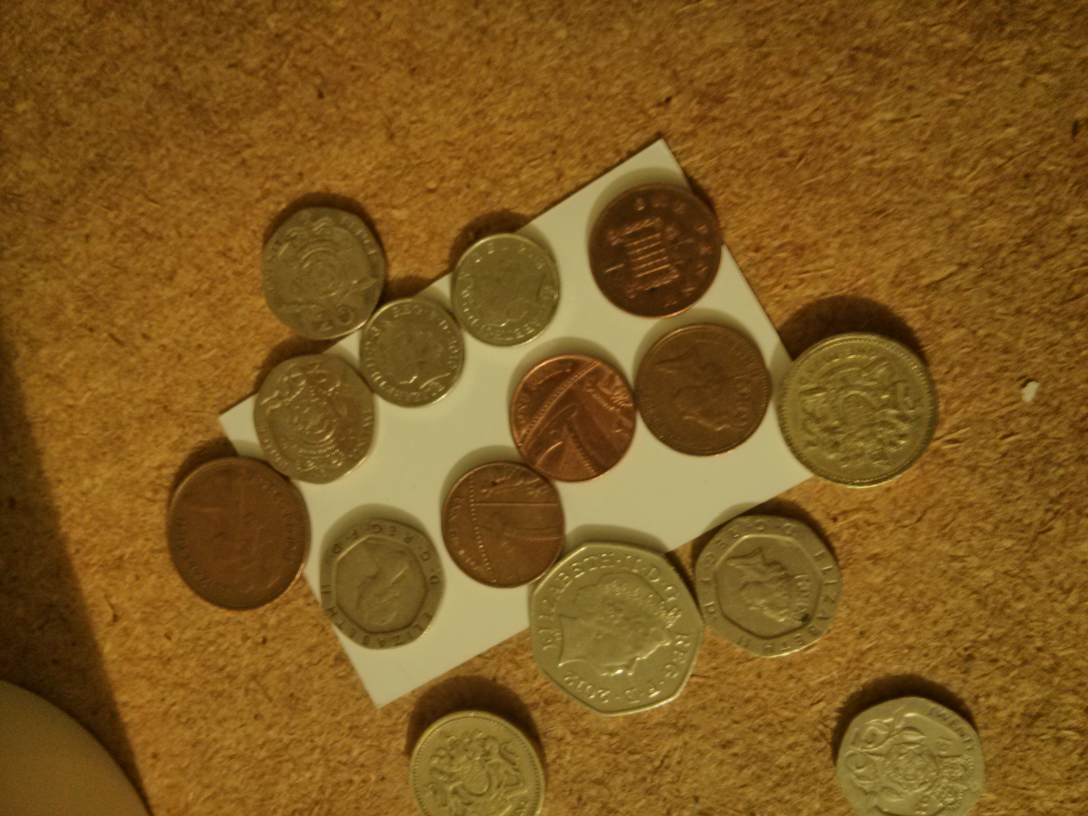
#> input picture data/IMG_20131010_185412.jpg, 3264 x 2448 px (shown at 1/3 size)
$ python -i __init__.py   (imports and definitions only)   (older library calls are emulated)
#> lines starting #> are read from the running program, lines starting #| are printed output that depends on the picture
import numpy as np
from numpy.core import records

import scipy as sp
from scipy.ndimage.filters import sobel, gaussian_filter

from skimage import filter, transform, color, feature
from skimage import img_as_float

from coins._hough import hough_circles


# [102 lines left out: functions compute_center_pdf, detect_possible_circles, choose_scale, prune_overlapping, not called in this run]


def get_thumbnail_for_circle(image, x, y, radius, size=64):
    pass

# [2 lines not run here, left out]

>>> import cv2
>>> picture = cv2.imread('../data/IMG_20131010_185412.jpg', cv2.IMREAD_GRAYSCALE)
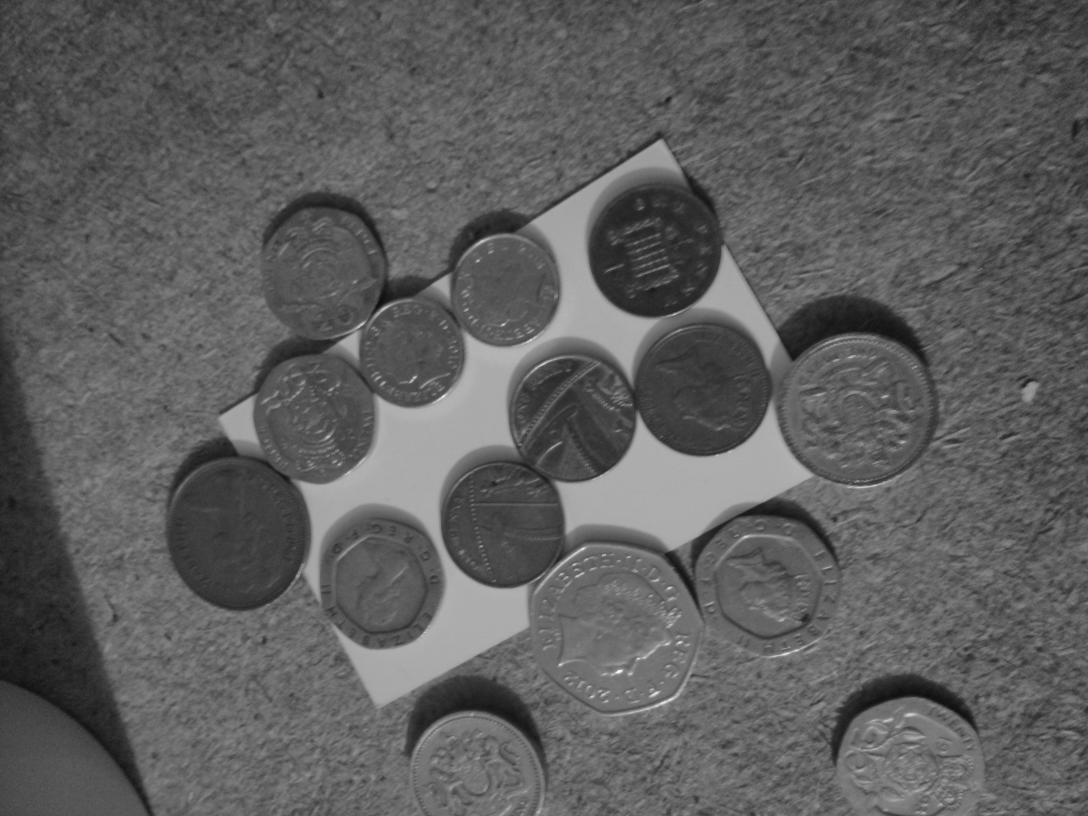
#> picture: shape (2448, 3264) (shown at 1/3 size); min 13, max 255, mean 94
>>> result = detect_possible_circles(picture)
#> the loop in detect_possible_circles, `for scaled_image in scaled_images:` made 1 pass
#> after the loop in detect_possible_circles, `for scaled_image in scaled_images:`: radii = []
#> (the run stopped early here; a loop or call above may not have finished)

$ run again, on data/IMG_20131010_185626.jpg
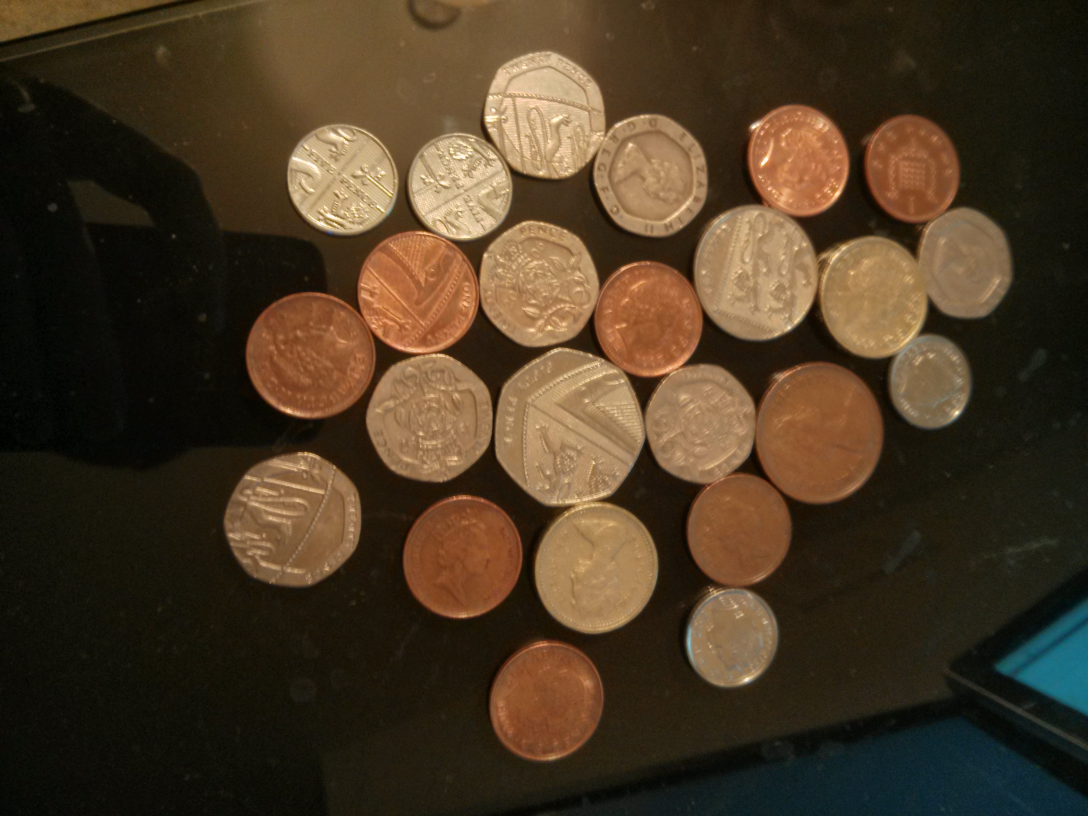
#> input picture data/IMG_20131010_185626.jpg, 3264 x 2448 px (shown at 1/3 size)
#> `picture = cv2.imread('../data/IMG_20131010_185412.jpg', cv2.IMREAD_GRA..`:
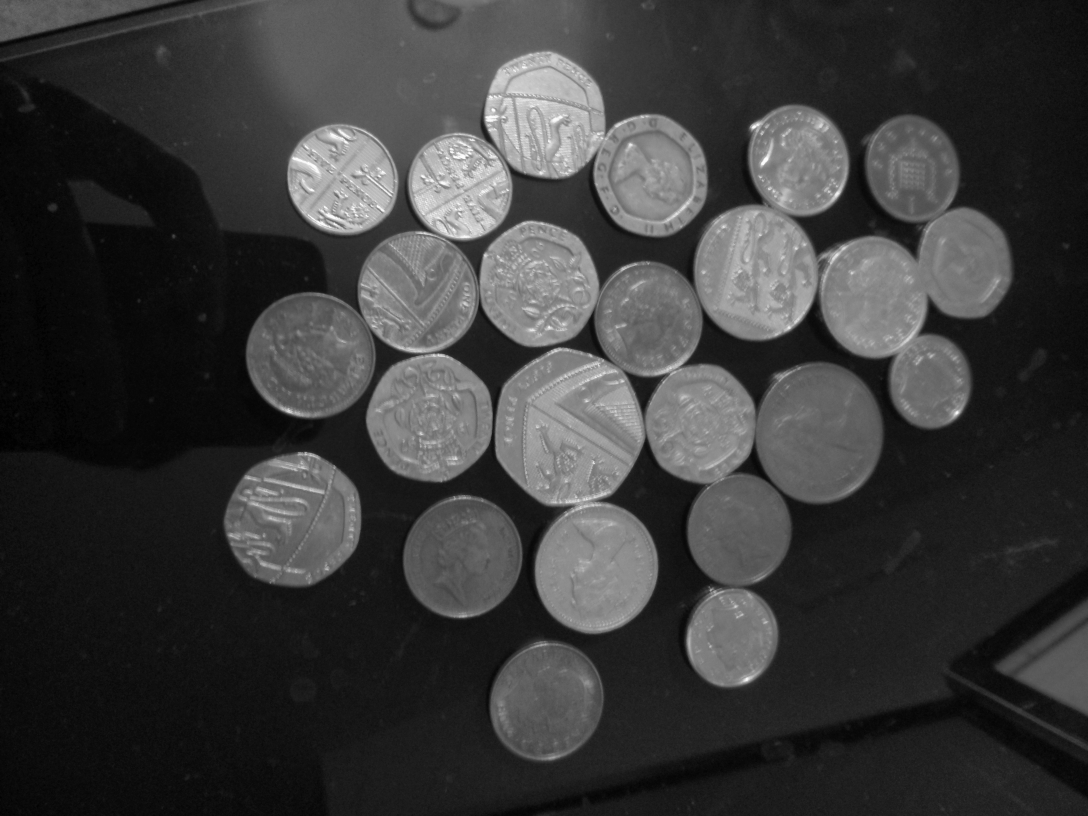
#> picture: shape (2448, 3264) (shown at 1/3 size); min 0, max 255, mean 59.2
#> the loop in detect_possible_circles, `for scaled_image in scaled_images:` made 1 pass
#> after the loop in detect_possible_circles, `for scaled_image in scaled_images:`: radii = []
